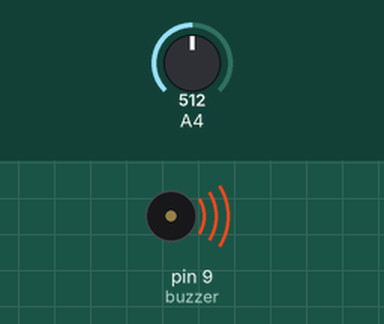
Recording of a sketch running on a simulated Arduino Uno, built with avr-gcc and run on an emulated ATmega328P. On the bench: buzzer (waves = sounding, pin HIGH). Inputs (shaded band) come from the test bench; at power-on: A4 = 512.

Above: at 0.3 s.
Timing chart, 0 to 1.8 s (numbered marks = the images above):
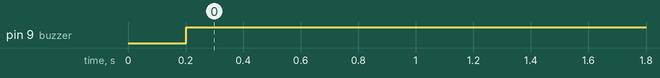

Measured:
- by itself, pin 9 (buzzer): LOW → HIGH at 0.20 s

The sketch:

acceptance-scenario-extension.ino
```cpp
// Wiring code generated from an ArduinoML model
// Application name: Extension

void setup(){
  pinMode(12, INPUT);  // temp_captor [Sensor]
  pinMode(9, OUTPUT); // buzzer [Actuator]
}

long time = 0; long debounce = 200;

void state_off() {
  digitalWrite(9,LOW);
  boolean guard = millis() - time > debounce;
  if( guard && analogRead(12)*1.000000 > 57.0 ) {
    time = millis();
    state_on();
  } else {
    state_off();
  }
}

void state_on() {
  digitalWrite(9,HIGH);
  boolean guard = millis() - time > debounce;
  if( guard && analogRead(12)*1.000000 < 57.0 ) {
    time = millis();
    state_off();
  } else {
    state_on();
  }
}

void loop() {
  state_off();
}
```
